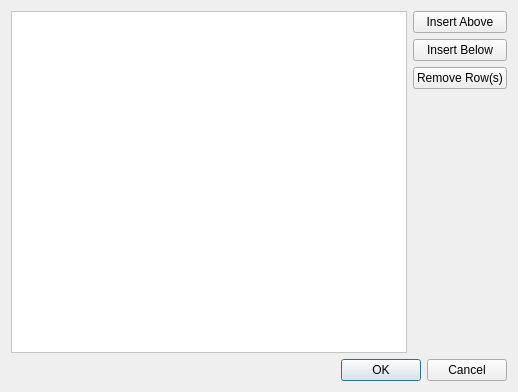
<?xml version="1.0" encoding="UTF-8"?>
<ui version="4.0">
 <class>Dialog</class>
 <widget class="QDialog" name="Dialog">
  <property name="geometry">
   <rect>
    <x>0</x>
    <y>0</y>
    <width>518</width>
    <height>392</height>
   </rect>
  </property>
  <property name="windowTitle">
   <string>Camera view</string>
  </property>
  <property name="styleSheet">
   <string notr="true">font: 9pt &quot;Noto Sans&quot;;</string>
  </property>
  <layout class="QVBoxLayout" name="verticalLayout">
   <item>
    <layout class="QHBoxLayout" name="horizontalLayout">
     <item>
      <widget class="QTableView" name="tableView">
       <property name="styleSheet">
        <string notr="true">color: rgb(0, 0, 0);
background-color: rgb(255, 255, 255);</string>
       </property>
      </widget>
     </item>
     <item>
      <layout class="QVBoxLayout" name="verticalLayout_2">
       <item>
        <widget class="QPushButton" name="insertAbove">
         <property name="text">
          <string>Insert Above</string>
         </property>
        </widget>
       </item>
       <item>
        <widget class="QPushButton" name="insertBelow">
         <property name="text">
          <string>Insert Below</string>
         </property>
        </widget>
       </item>
       <item>
        <widget class="QPushButton" name="removeRows">
         <property name="text">
          <string>Remove Row(s)</string>
         </property>
        </widget>
       </item>
       <item>
        <spacer name="verticalSpacer">
         <property name="orientation">
          <enum>Qt::Vertical</enum>
         </property>
         <property name="sizeHint" stdset="0">
          <size>
           <width>20</width>
           <height>40</height>
          </size>
         </property>
        </spacer>
       </item>
      </layout>
     </item>
    </layout>
   </item>
   <item>
    <widget class="QDialogButtonBox" name="buttonBox">
     <property name="orientation">
      <enum>Qt::Horizontal</enum>
     </property>
     <property name="standardButtons">
      <set>QDialogButtonBox::Cancel|QDialogButtonBox::Ok</set>
     </property>
    </widget>
   </item>
  </layout>
 </widget>
 <resources/>
 <connections>
  <connection>
   <sender>buttonBox</sender>
   <signal>accepted()</signal>
   <receiver>Dialog</receiver>
   <slot>accept()</slot>
   <hints>
    <hint type="sourcelabel">
     <x>248</x>
     <y>254</y>
    </hint>
    <hint type="destinationlabel">
     <x>157</x>
     <y>274</y>
    </hint>
   </hints>
  </connection>
  <connection>
   <sender>buttonBox</sender>
   <signal>rejected()</signal>
   <receiver>Dialog</receiver>
   <slot>reject()</slot>
   <hints>
    <hint type="sourcelabel">
     <x>316</x>
     <y>260</y>
    </hint>
    <hint type="destinationlabel">
     <x>286</x>
     <y>274</y>
    </hint>
   </hints>
  </connection>
 </connections>
</ui>
